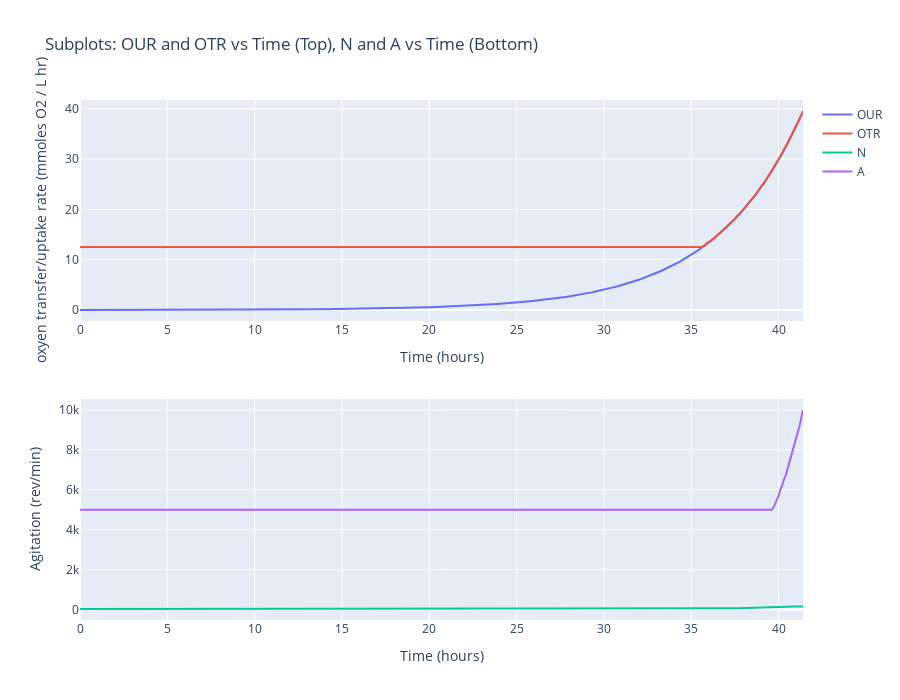

The notebook cell saved with this chart:
### Code cell
from plotly.subplots import make_subplots

# Create subplots: 2 rows, 1 column
fig = make_subplots(rows=2, cols=1)

# Add traces
fig.add_trace(go.Scatter(x=df['t'], y=df['OUR'], mode='lines', name='OUR'), row=1, col=1)
fig.add_trace(go.Scatter(x=df['t'], y=df['OTR'], mode='lines', name='OTR'), row=1, col=1)

fig.add_trace(go.Scatter(x=df['t'], y=df['N'], mode='lines', name='N'), row=2, col=1)
fig.add_trace(go.Scatter(x=df['t'], y=df['A'], mode='lines', name='A', yaxis='y2'), row=2, col=1)

# Update xaxis properties
fig.update_xaxes(title_text='Time (hours)', row=1, col=1)
fig.update_xaxes(title_text='Time (hours)', row=2, col=1)

# Update yaxis properties
fig.update_yaxes(title_text='oxyen transfer/uptake rate (mmoles O2 / L hr)', row=1, col=1)
fig.update_yaxes(title_text='Agitation (rev/min)', row=2, col=1)
fig.update_yaxes(title_text='Aeration (L/min)', secondary_y=True, row=2, col=1)

# Update title and height
fig.update_layout(title_text='Subplots: OUR and OTR vs Time (Top), N and A vs Time (Bottom)', height=700)

fig.show()

### Figure 1 — Plotly figure (JSON) as saved in the notebook; plotly's stock layout.template omitted (floating-point values rounded to 4 significant figures; data arrays with more than 128 entries replaced by an {"elided": "..."} marker saying what was removed)
{"data": [{"mode": "lines", "name": "OUR", "type": "scatter", "x": {"elided": "415 float values"}, "xaxis": "x", "y": {"elided": "415 float values"}, "yaxis": "y"}, {"mode": "lines", "name": "OTR", "type": "scatter", "x": {"elided": "415 float values"}, "xaxis": "x", "y": {"elided": "415 float values"}, "yaxis": "y"}, {"mode": "lines", "name": "N", "type": "scatter", "x": {"elided": "415 float values"}, "xaxis": "x2", "y": {"elided": "415 int values"}, "yaxis": "y2"}, {"mode": "lines", "name": "A", "type": "scatter", "x": {"elided": "415 float values"}, "xaxis": "x2", "y": {"elided": "415 int values"}, "yaxis": "y2"}], "layout": {"height": 700, "title": {"text": "Subplots: OUR and OTR vs Time (Top), N and A vs Time (Bottom)"}, "xaxis": {"anchor": "y", "domain": [0, 1], "title": {"text": "Time (hours)"}}, "xaxis2": {"anchor": "y2", "domain": [0, 1], "title": {"text": "Time (hours)"}}, "yaxis": {"anchor": "x", "domain": [0.575, 1], "title": {"text": "oxyen transfer/uptake rate (mmoles O2 / L hr)"}}, "yaxis2": {"anchor": "x2", "domain": [0, 0.425], "title": {"text": "Agitation (rev/min)"}}}}
